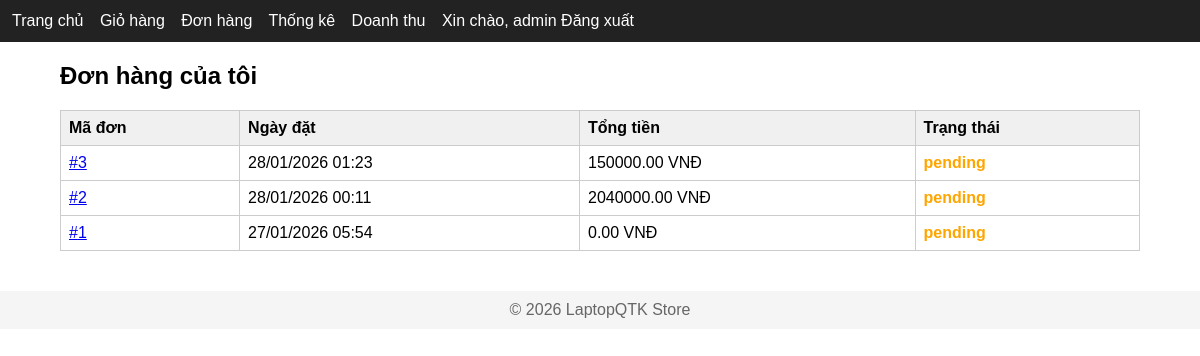
Page /my-orders/ (signed in) on the earlier database version.
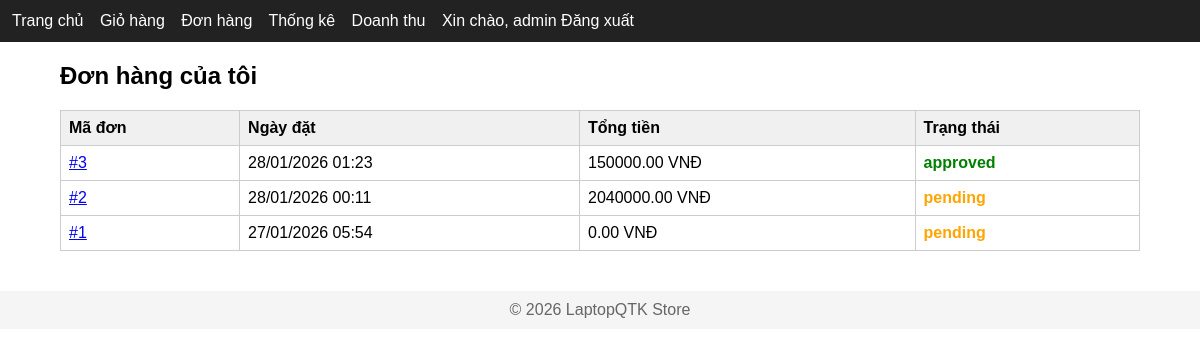
Same page on the later database version.
### orders/models.py (models this page shows, shortened)
class Order(models.Model):
    STATUS_PENDING = 'pending'
    STATUS_APPROVED = 'approved'
    STATUS_REJECTED = 'rejected'
    STATUS_CHOICES = [
        (STATUS_PENDING, 'Pending'),
        (STATUS_APPROVED, 'Approved'),
        (STATUS_REJECTED, 'Rejected'),
    ]
    user = models.ForeignKey(
        User,
        on_delete=models.CASCADE,
        related_name='orders' # → user.orders.all() (dùng khi thống kê)
    )
    total_price = models.DecimalField(max_digits=12, decimal_places=2, default=0) #tính tự động từ OrderItem
    status = models.CharField(
        max_length=20,
        choices=STATUS_CHOICES,
        default=STATUS_PENDING #Đơn mới tạo luôn chờ duyệt
    )
    created_at = models.DateTimeField(auto_now_add=True)
    class Meta:
        ordering = ['-created_at']

### catalog/views.py (the view)
# urls.py: path('my-orders/', views.my_orders, name='my_orders'),
@login_required
def my_orders(request):#Xem danh sách đơn hàng của người dùng
    orders = Order.objects.filter(user=request.user).order_by('-created_at')
    context = {
        'orders': orders
    }
    return render(request, 'my_orders.html', context)

### templates/my_orders.html (shortened to what this page needs)
{% extends 'base.html' %}
{% block content %}
<h2>Đơn hàng của tôi</h2>
{% if orders %}
    <table border="1" cellpadding="10">
        <thead>
            <tr>
                <th>Mã đơn</th>
                <th>Ngày đặt</th>
                <th>Tổng tiền</th>
                <th>Trạng thái</th>
            </tr>
        </thead>
        <tbody>
            {% for order in orders %}
                <tr>
                    <td>
                        <a href="{% url 'order_detail' order.id %}">
                            #{{ order.id }}
                        </a>
                    </td>
                    <td>{{ order.created_at|date:"d/m/Y H:i" }}</td>
                    <td>{{ order.total_price }} VNĐ</td>
                    <td class="status-{{ order.status }}">
                         {{ order.status }}
                    </td>
                </tr>
            {% endfor %}
        </tbody>
    </table>
{% else %}
    <p>Bạn chưa có đơn hàng nào.</p>
{% endif %}
{% endblock %}

Differences in the rows shown:
changed Order id 3: status "pending" → "approved"
